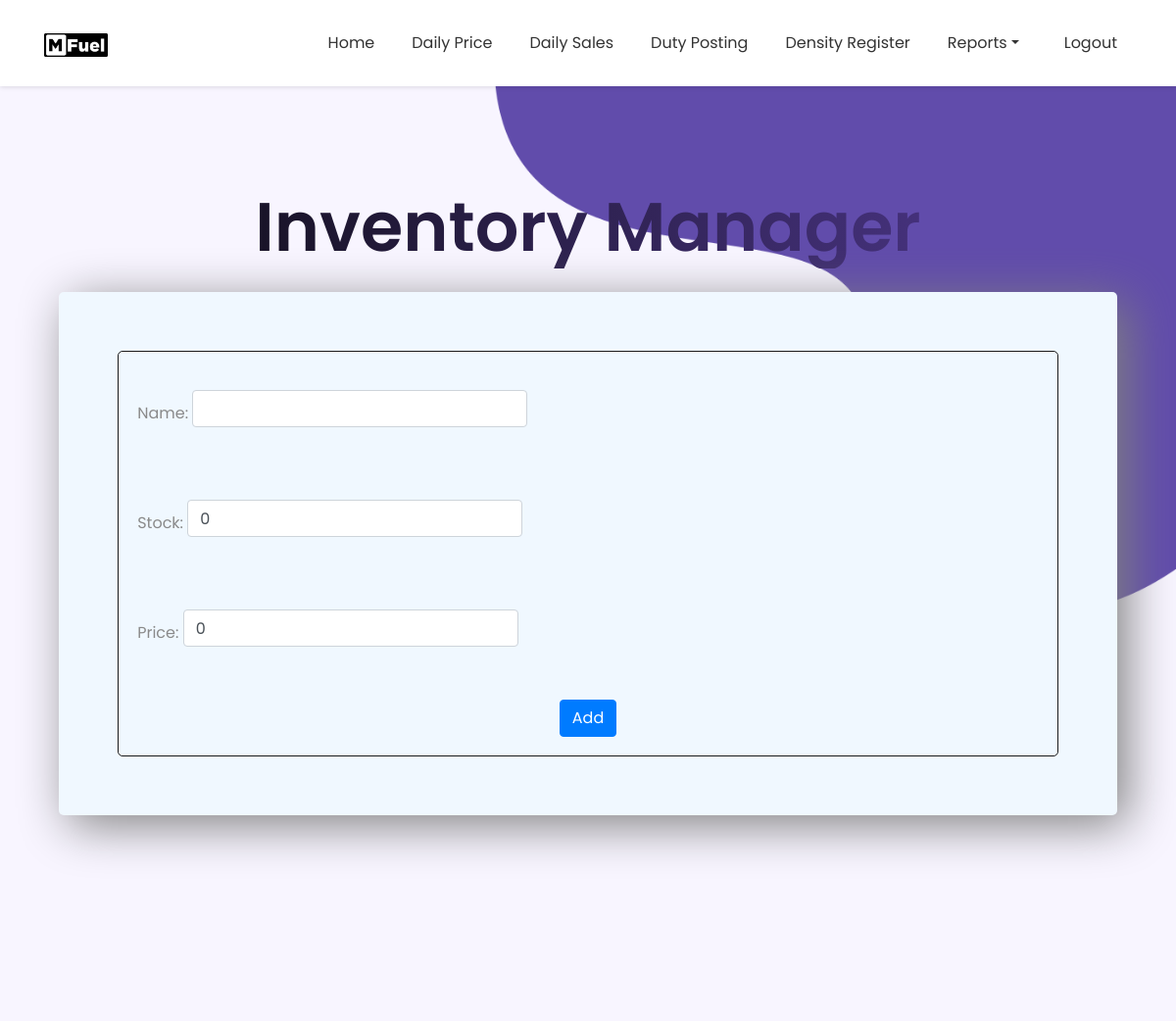
Before: /invmanager (signed in) with the older database file.
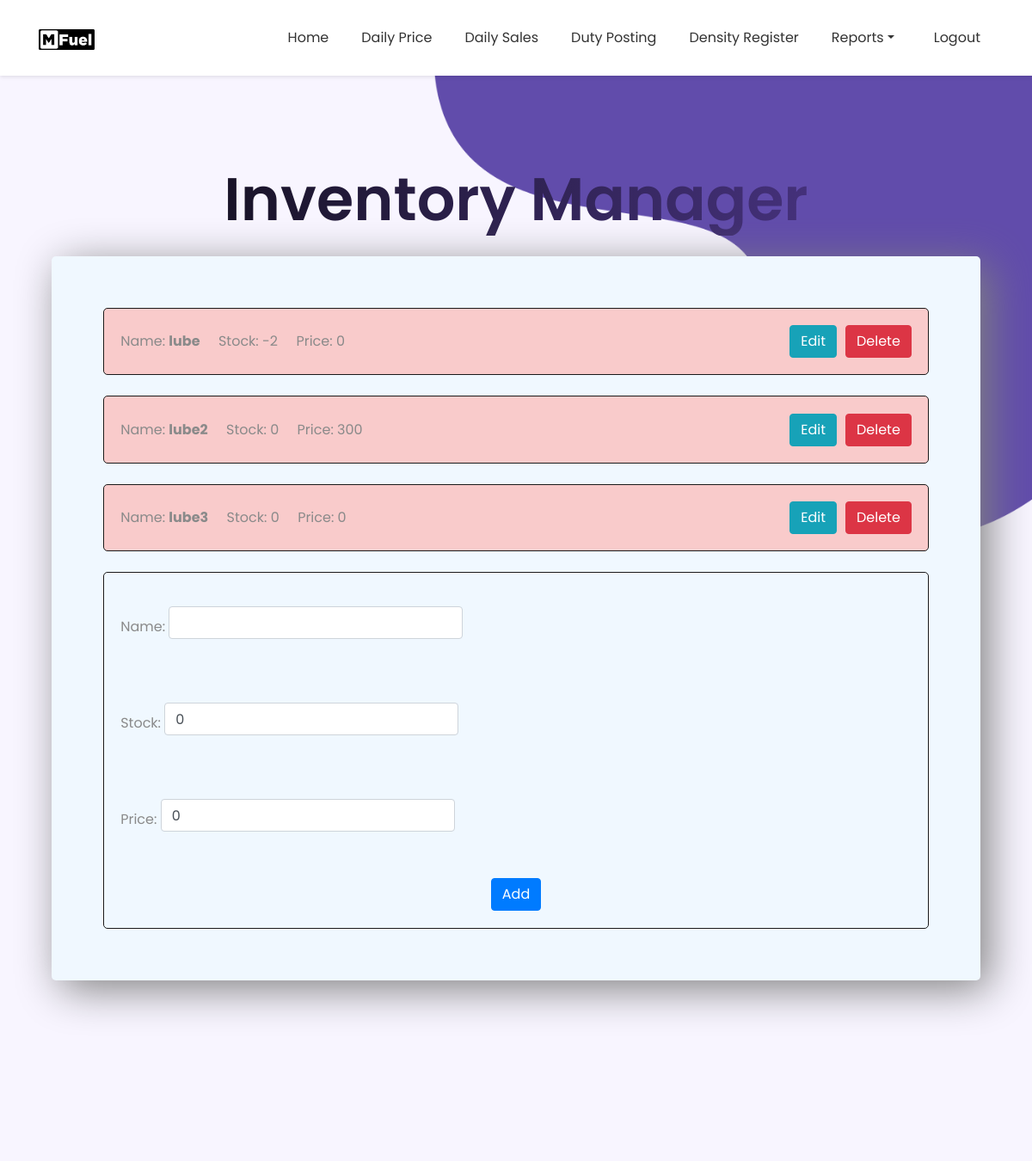
After: the same page with the newer database file.
### website/models.py (models this page shows)
class inventory(db.Model):
    inv_id = db.Column(db.Integer, primary_key = True)
    name = db.Column(db.String(150))
    stock = db.Column(db.Integer)
    price = db.Column(db.Integer)

### website/views.py (the view, shortened to what this page needs)
@views.route('/invmanager', methods=['GET','POST'])
@login_required
def invmanager():
    name = request.form.get("name")
    stock = request.form.get("stock")
    price = request.form.get("price")
    check = db.session.query(inventory).filter(inventory.name==name).first()
    items = inventory.query.all()
    return render_template("invmanager.html", user=current_user, items = items)

### website/templates/invmanager.html (shortened to what this page needs)
{% extends 'base.html' %}
{% block content %}
<h1 align="center" style="margin-top: 5%;">Inventory Manager</h1>
<div class="outer"
      style="margin: 5%; margin-top: 2%; border: black 2px; padding: 5%; border-radius: 5px; box-shadow: 10px 10px 50px grey">
      {% for item in items %}
      {% if item.stock < 50 %}
      <div style="border: solid rgb(27, 26, 26) 1px; border-radius: 5px; padding: 2%; background-color: rgb(249, 203, 203);">
            <div style="display: flex; align-items: center; justify-content: space-between;">
                  <div style="flex: 1;">
            Name:&nbsp;<b>{{item.name}}</b>&nbsp;&nbsp;&nbsp;&nbsp;
            Stock:&nbsp;{{item.stock}}&nbsp;&nbsp;&nbsp;&nbsp;
            Price:&nbsp;{{item.price}}&nbsp;&nbsp;&nbsp;&nbsp;
                  </div>
                  <button class="btn btn-info" onclick="edit{{item.inv_id}}()" style="margin-right: 10px;">Edit</button>
            <form action="{{ url_for('views.delete_inventory', id=item.inv_id) }}" method="post" style="float: right;">
                  <button type="submit" class="btn btn-danger">Delete</button>
            </form>
            </div>
      </div>
      {% endif %}
      <br>
      {% endfor %}
      <div style="border: solid rgb(27, 26, 26) 1px; border-radius: 5px; padding: 2%;">
            <form method="POST">
                  <div class="form-inline">
                        Name:&nbsp;<input style="margin-top: 20px;" type="text" class="form-control" id="name" name="name">&nbsp;&nbsp;
                  </div>
                  <br>
                  <div class="form-inline">
                        Stock:&nbsp;<input style="margin-top: 20px;" type="number" class="form-control" id="stock"
                              name="stock" value="0">&nbsp;&nbsp;
                  </div><br>
                  <div class="form-inline">
                        Price:&nbsp;<input style="margin-top: 20px;" type="number" class="form-control" id="price" name="price" value="0">&nbsp;&nbsp;
                  </div>
                  <br>
                  <div align="center">
                        <button type="submit" class="btn btn-primary">Add</button>
                  </div>
            </form>
      </div>
</div>
{% endblock %}

### website/templates/base.html (shortened to what this page needs)
<!DOCTYPE html>
<html>
<head>
	<link rel="stylesheet" href="static/css/bootstrap.min.css">
	<link rel="stylesheet" href="static/css/fontawesome.min.css">
	<link rel="stylesheet" href="static/css/style.css">
	<link rel="stylesheet" href="static/css/alert.css">
</head>
<body>
	<nav class="navbar navbar-expand-xl fixed-top navbar-fixed">
		<div class="container">
			<a href="/" class="navbar-brand"><img src="static/images/logo.png" alt=""></a>
			<div class="collapse navbar-collapse" id="navbar">
				<ul class="navbar-nav ml-auto">
					{% if user.is_authenticated %}
					<li class="nav-item"><a class="nav-link" href="/">Home</a></li>
					{% if user.user_id=="manager" %}
					<li class="nav-item"><a class="nav-link" href="/dailyprice">Daily Price</a></li>
					<li class="nav-item"><a class="nav-link" href="/dailysales">Daily Sales</a></li>
					<li class="nav-item"><a class="nav-link" href="/dutyposting">Duty Posting</a></li>
					<li class="nav-item"><a class="nav-link" href="/fueldetails">Density Register</a></li>
					<li class="nav-item dropdown"><a class="nav-link dropdown-toggle" data-toggle="dropdown">Reports</a>
					</li>
					<li class="nav-item"><a class="nav-link" href="/logout">Logout</a></li>
					{% endif %}
					{% endif %}
			</div>
		</div>
	</nav>
	<div class="home-intro" id="home" style="padding: 0%;">
		<div>
			{% block content %}
			{% endblock %}
		</div>
	</div>
</body>
</html>

### website/static/css/style.css (style rules this page uses)
body { background: #fff; color: #8a8a8a; font-size: 16px; font-weight: 400; font-family: 'Poppins', sans-serif; }
h1 { font-size: 70px; font-weight: 600; background-image: linear-gradient(to left, #553c9a, #080808); color: transparent; background-clip: text; -webkit-background-clip: text; }
a { color: #111; }
ul { padding: 0; margin: 0; }
ul li { list-style-type: none; }
.navbar { padding: 15px 0 15px; transition: .5s ease-out; background: transparent; }
.navbar .navbar-brand { color: #333; font-size: 32px; font-weight: 700; font-family: 'Poppins', sans-serif; }
.navbar .navbar-brand img { width: 65px; }
.navbar .navbar-nav li { padding: 0 15px; }
.navbar .navbar-nav li a { color: #fff; font-size: 16px; }
.navbar .navbar-nav li a:last-child { padding-right: 0 !important; }
.navbar-fixed { background: #fff; transition: .5s ease-out; box-shadow: 0 2px 2px 0 rgba(0, 0, 0, 0), 0 1px 5px 0 rgba(0, 0, 0, 0.12), 0 3px 1px -2px rgba(0, 0, 0, 0); }
.navbar-fixed .navbar-brand { color: #333; }
.navbar-fixed .navbar-nav li a { color: #333; }
.home-intro { background: url(../images/bg-intro-1.png), url(../images/bg-intro.png) #f8f5ff; background-repeat: no-repeat; padding: 130px 0 150px !important; background-size: 58%; background-position: top right, bottom left; background-attachment: fixed; }
::placeholder { color: #aaa; opacity: 1; }
form input, form textarea { border: 1px solid #f5f5f5; background: #f5f5f5; padding: 14px 20px; margin-bottom: 30px; width: 100%; color: #aaa; border-radius: 5px; text-align: left; }

### website/templates/base.html (style rules this page uses)
.outer { background-color: aliceblue; }

Changed rows visible on the page:
added inventory: name "lube", stock "-2", price "0"
added inventory: name "lube2", stock "0", price "300"
added inventory: name "lube3", stock "0", price "0"
